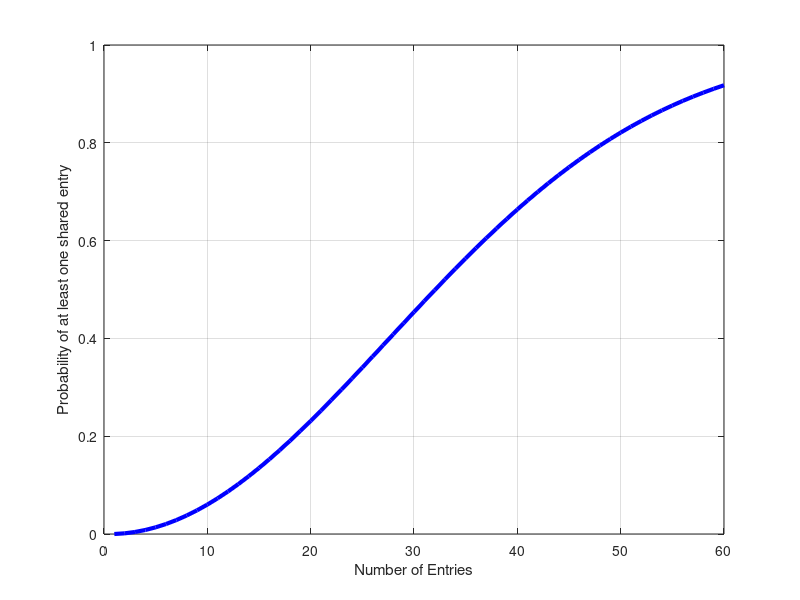

This chart was generated by the following MATLAB code:
% Script that explores the Birthday Paradox

%%
% CARDS (in class activity)
%
% Pick a random card from each of N decks.  
% What are the chances of having at least one duplicate?
%
% P(N=1) = 0
% P(N=53) = 1

range = 1:52;
p = 0;

for n=range
    p(n) = 1 - ( prod((52-n+1):52) / 52^n );
end

plot(range, p, '-b', 'LineWidth', 3);
xlabel('Number of Decks');
ylabel('Probability of at least one duplicate');
grid on;

%%
% BIRTHDAY PARADOX
%
% N people in a room  
% What are the chances of having at least pair of people with the same birthday?
%
% P(N=1) = 0
% P(N=366) = 1

range = 1:50;
p = 0;

for n=range
    p(n) = 1 - ( prod((365-n+1):365) / 365^n );
end

plot(range, p, '-b', 'LineWidth', 3);
axis([1 50 0 1]);
xlabel('Number of People');
ylabel('Probability of at least one shared birthday');
grid on;

%%
% My GAME (pick three numbers each from 1 to 9, 9^3 possibilities)
%
% N people playing the game  
% What are the chances of having at least one pair of people with the same choice
%
% P(N=1) = 0
% P(N=9^3+1) = 1

possibilities = 9^3;
range = 1:60;
p = 0;

for n=range
    p(n) = 1 - ( prod((possibilities-n+1):possibilities) / possibilities^n );
end

plot(range, p, '-b', 'LineWidth', 3);
xlabel('Number of Entries');
ylabel('Probability of at least one shared entry');
grid on;
figure(gcf);
